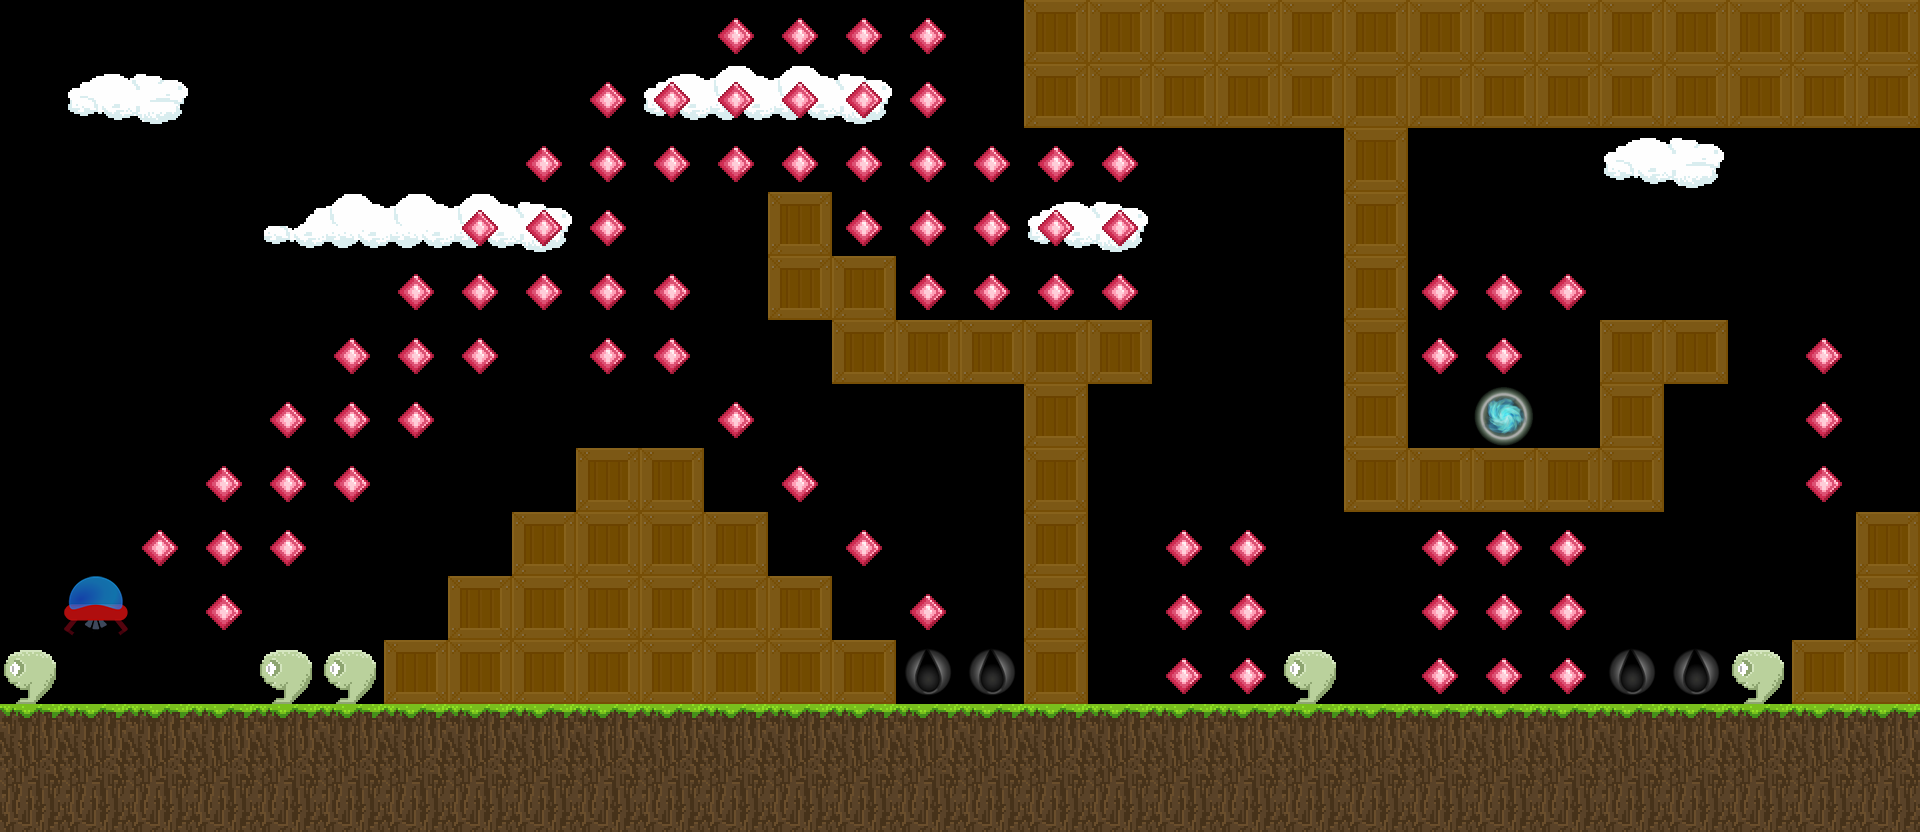

The image is a tile-based game level rendered from a .tmx file. Its description and source (layers, tilesets, objects; grid data summarised) follow:
An orthogonal 30x13 tile map with 64x64 px tiles, 8 tile layers (BaseLayer, Non_Interactive_obstacles, Interactive_obstacles, Interactive_obstacles, ...), 6 tilesets.

<map version="1.10" tiledversion="1.10.2" orientation="orthogonal" renderorder="right-down" width="30" height="13" tilewidth="64" tileheight="64" infinite="0" nextlayerid="9" nextobjectid="1">
 <editorsettings>
  <export target="../levels/level5.tmj" format="json" />
 </editorsettings>
 <tileset firstgid="1" name="FuelCan" tilewidth="64" tileheight="64" tilecount="1" columns="1">
  <image source="../imgs/FuelCan.png" width="64" height="64" />
 </tileset>
 <tileset firstgid="2" name="magmaTileSet32x" tilewidth="64" tileheight="64" tilecount="3" columns="3">
  <image source="../imgs/magmaTileSet32x.png" width="192" height="96" />
 </tileset>
 <tileset firstgid="5" name="Tiles_64x64" tilewidth="64" tileheight="64" tilecount="64" columns="8">
  <image source="../imgs/Tiles_64x64.png" width="512" height="512" />
 </tileset>
 <tileset firstgid="69" name="UFO" tilewidth="64" tileheight="64" tilecount="1" columns="1">
  <image source="../imgs/UFO.png" width="64" height="64" />
 </tileset>
 <tileset firstgid="70" name="Iceless" tilewidth="64" tileheight="64" tilecount="1" columns="1">
  <image source="../imgs/Iceless.png" width="64" height="64" />
 </tileset>
 <tileset firstgid="71" name="Orb of Flame" tilewidth="64" tileheight="64" tilecount="1" columns="1">
  <image source="../imgs/Orb of Flame.png" width="64" height="64" />
 </tileset>
 <layer id="1" name="BaseLayer" width="30" height="13">
  <properties>
   <property name="airFriction" type="float" value="0.2" />
   <property name="gravity" type="float" value="9.8" />
   <property name="offset_max" type="int" value="0" />
   <property name="offset_min" type="int" value="-718" />
   <property name="xMultiplier" type="float" value="5.8" />
   <property name="yMultiplier" type="float" value="10.5" />
  </properties>
  <data>[390 cells, 48 non-empty, 7 distinct tile ids]</data>
 </layer>
 <layer id="2" name="Non_Interactive_obstacles" width="30" height="13">
  <data>[390 cells, 19 non-empty, 1 distinct tile ids]</data>
 </layer>
 <layer id="3" name="Interactive_obstacles" width="30" height="13">
  <properties>
   <property name="e" type="float" value="0.99" />
  </properties>
  <data>[390 cells, 5 non-empty, 1 distinct tile ids]</data>
 </layer>
 <layer id="8" name="Interactive_obstacles" width="30" height="13">
  <properties>
   <property name="e" type="float" value="0.6" />
  </properties>
  <data>[390 cells, 119 non-empty, 3 distinct tile ids]</data>
 </layer>
 <layer id="4" name="Fuel" width="30" height="13">
  <properties>
   <property name="fuelLevel" type="float" value="5" />
  </properties>
  <data>[390 cells, 4 non-empty, 1 distinct tile ids]</data>
 </layer>
 <layer id="5" name="Coin" width="30" height="13">
  <properties>
   <property name="value" type="int" value="5" />
  </properties>
  <data>[390 cells, 79 non-empty, 1 distinct tile ids]</data>
 </layer>
 <layer id="6" name="Game_Objective" width="30" height="13">
  <data>[390 cells, 1 non-empty, 1 distinct tile ids]</data>
 </layer>
 <layer id="7" name="UFO" width="30" height="13">
  <properties>
   <property name="HorizontalAirFrictionMultiplier" type="float" value="0.3" />
   <property name="VerticalAirFrictionMultiplier" type="float" value="0.01" />
   <property name="e" type="float" value="0.3" />
   <property name="enginForce" type="float" value="10" />
   <property name="fuelCap" type="float" value="5" />
   <property name="fuelEfficency" type="float" value="0.993" />
   <property name="fuelLevel" type="float" value="5" />
   <property name="liftingEnginCount" type="int" value="1" />
   <property name="mass" type="float" value="1" />
   <property name="maxhealth" type="float" value="100" />
   <property name="strength" type="float" value="100" />
  </properties>
  <data>[390 cells, 1 non-empty, 1 distinct tile ids]</data>
 </layer>
</map>
